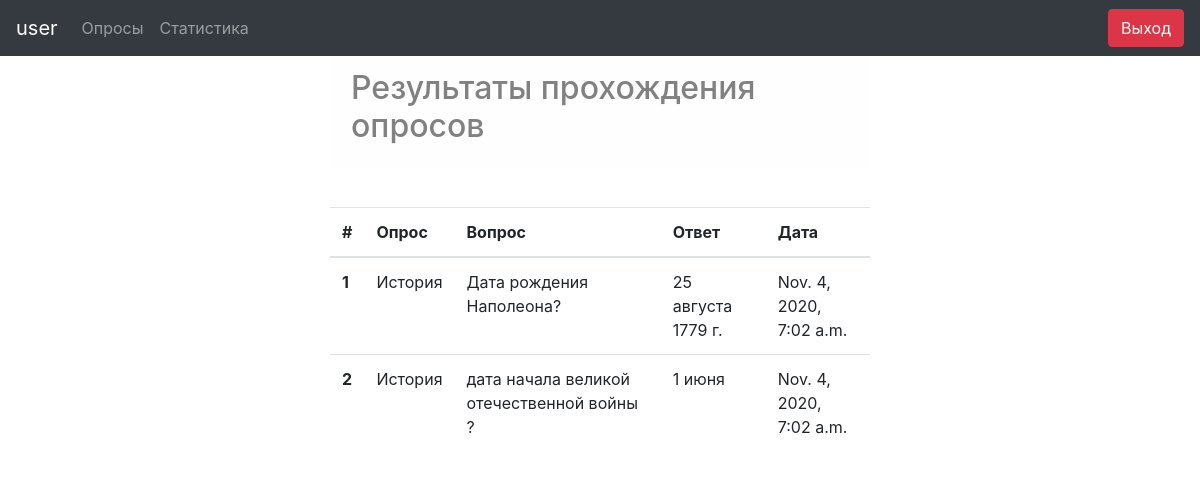
The page /stat (signed in) on the database its author committed.
### p_pols/models.py (models this page shows, shortened)
class Answer(models.Model):
    user = models.ForeignKey(UserProfile, on_delete=models.DO_NOTHING, default=None)
    poll = models.ForeignKey(Poll, on_delete=models.DO_NOTHING, default=None)
    question = models.ForeignKey(Question, on_delete=models.DO_NOTHING)
    choice = models.ForeignKey(Choice, on_delete=models.DO_NOTHING)
    created = models.DateTimeField(auto_now_add=True)

class Poll(models.Model):
    title = models.CharField(max_length=4096,  help_text="Опрос", verbose_name="Опрос")
    question = models.ManyToManyField(Question, related_name='polls',help_text="Вопрос", verbose_name="Вопрос")
    pub_date = models.DateTimeField(help_text="Дата публикации", verbose_name="Дата публикации",default=timezone.now())
    def publish(self):
        return self.pub_date <= timezone.now()
    publish.admin_order_field = 'pub_date'
    publish.boolean = True
    publish.short_description = 'Опубликовано ?'
    def __str__(self):
           return self.title

class Question(models.Model):
    title = models.CharField(max_length=4096,  help_text="Вопрос", verbose_name="Вопрос")
    def __str__(self):
           return self.title

class Choice(models.Model):
    question = models.ForeignKey(Question, on_delete=models.CASCADE)
    title = models.CharField(max_length=4096, help_text="Вариант ответа", verbose_name="Вариант ответа")
    def __str__(self):
        return self.title

### p_pols/views.py (the view)
# urls.py: re_path(r'stat', stat, name='stat'),
@login_required
def stat(request):
    context = {}
    if request.user.is_authenticated:
        context['username'] = request.user.username
        profile = get_object_or_404(UserProfile, user=request.user)
        answers = Answer.objects.all().filter(user=profile)
        context['answers']=answers
    return render(request, 'stat.html', context)

### p_pols/templates/stat.html
{% extends  'nav.html' %}
{% block main %}
{% if answers %}
<div class="alert alert-light" role="alert">
    <h2>Результаты прохождения опросов</h2>
</div>
<br>
<table class="table">
    <thead>
      <tr>
        <th scope="col">#</th>
        <th scope="col">Опрос</th>
        <th scope="col">Вопрос</th>
        <th scope="col">Ответ</th>
        <th scope="col">Дата</th>
      </tr>
    </thead>
    <tbody>
      {% for answer in answers %}
      <tr>
        <th scope="row">{{forloop.counter}}</th>
        <td>{{answer.poll}}</td>
        <td>{{answer.question}}</td>
        <td>{{answer.choice}}</td>
        <td>{{answer.created}}</td>
      </tr>
      {% endfor %}
    </tbody>
  </table>
  {% else %}
    <p>Результатов прохождения опросов нет.</p>
  {% endif %}
{% endblock %}

### p_pols/templates/nav.html (shortened to what this page needs)
<!doctype  html>
<html  lang="en">
<head>
{% load static %}
<link rel="stylesheet" type="text/css" href="{% static 'css/bootstrap.min.css' %}">
</head>
<body>
    <nav class="navbar navbar-expand-sm bg-dark navbar-dark">
        <a class="navbar-brand" href="#">{{ username }}</a>
        <ul class="navbar-nav">
          <li class="nav-item">
            <a class="nav-link" href="poll">Опросы</a>
          </li>
          <li class="nav-item">
            <a class="nav-link" href="stat">Статистика</a>
          </li>
        </ul>
        <a class="btn btn-danger navbar-btn"  href="{% url 'logout' %}" style="margin: 0 0 0 auto;">Выход</a>
      </nav>
  <div  class="container">
  <div  class="row justify-content-center">
      <div  class="col-6">
      {% block main %}
      {% endblock %}
      </div>
    </div>
  </div>
</body>
</html>

### rows shown on the page
Answer: poll "История", question "Дата рождения Наполеона?", choice "25 августа 1779 г.", created "Nov. 4, 2020, 7:02 a.m."
Answer: poll "История", question "дата начала великой отечественной войны ?", choice "1 июня", created "Nov. 4, 2020, 7:02 a.m."

### other values the page prints
{{ username }} "user"
